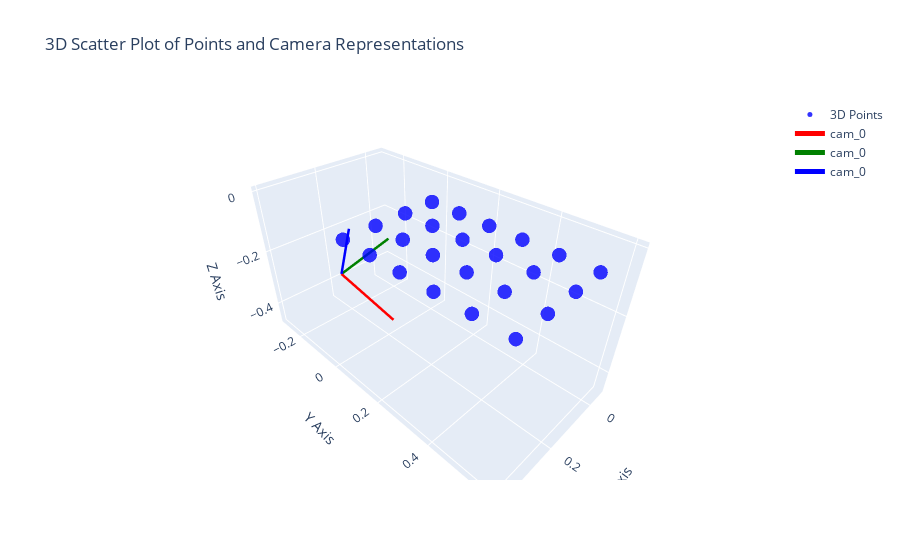

Notebook code for this chart:
### Markdown cell above
according to [docs](https://docs.opencv.org/4.x/d9/d0c/group__calib3d.html#gab3ab7bb2bdfe7d5d9745bb92d13f9564) the axis conventions are x: red, y: green and z: blue.

### Code cell
import plotly.graph_objects as go
from stl import mesh
def plot_3d_points_and_camera_centers(points, extrinsic_matrices):
    """
    Plots a 3D scatter plot of the given points and camera representations from extrinsic matrices.

    Parameters:
    - points: A 3xN NumPy array, where each column represents a point (x, y, z).
    - extrinsic_matrices: A list of 4x4 NumPy arrays representing the extrinsic matrices for each camera.
    """
    # Ensure points is a NumPy array
    points = np.asarray(points)

    # Check if the input is a 3xN array
    if points.shape[0] != 3:
        raise ValueError("Input points must be a 3xN NumPy array.")

    # Extract x, y, z coordinates
    x = points[0, :]
    y = points[1, :]
    z = points[2, :]

    # Create a 3D scatter plot for the points
    fig = go.Figure(data=[go.Scatter3d(
        x=x,
        y=y,
        z=z,
        mode='markers',
        marker=dict(
            size=5,
            color='blue',  # Marker color for points
            opacity=0.8
        ),
        name='3D Points'
    )])

    def create_camera_cone(extrinsic, name):
        # Transform the cone points using the extrinsic matrix
        rotation_matrix = extrinsic[:3, :3].T
        camera_center = -rotation_matrix @ extrinsic[:3, 3]

        # def rotate_and_translate(vertices, rotation_matrix, translation_vector):
        #     # Apply rotation
        #     rotated_vertices = vertices @ rotation_matrix.T  # Ensure correct shape
        #     # Apply translation
        #     translated_vertices = rotated_vertices + translation_vector
        #     return translated_vertices

        # # Load the STL file
        # your_mesh = mesh.Mesh.from_file('pyramid.stl')

        # # Extract vertices
        # vertices = your_mesh.vectors.reshape(-1, 3)

        # # Rotate and translate the frustum
        # transformed_vertices = rotate_and_translate(vertices, rotation_matrix, camera_center)

        # # Compute forward vector 
        # frustum = go.Mesh3d(
        #     x=transformed_vertices[:, 0],
        #     y=transformed_vertices[:, 1],
        #     z=transformed_vertices[:, 2],
        #     opacity=0.75,
        #     color='blue'
        # )

        # Create axes representing the camera's orientation
        axes_length = 0.25
        x_axis = go.Scatter3d(
            x=[camera_center[0], camera_center[0] + axes_length * rotation_matrix[0, 0]],
            y=[camera_center[1], camera_center[1] + axes_length * rotation_matrix[1, 0]],
            z=[camera_center[2], camera_center[2] + axes_length * rotation_matrix[2, 0]],
            mode='lines',
            line=dict(color='red', width=5),
            name=name
        )

        y_axis = go.Scatter3d(
            x=[camera_center[0], camera_center[0] + axes_length * rotation_matrix[0, 1]],
            y=[camera_center[1], camera_center[1] + axes_length * rotation_matrix[1, 1]],
            z=[camera_center[2], camera_center[2] + axes_length * rotation_matrix[2, 1]],
            mode='lines',
            line=dict(color='green', width=5),
            name=name
        )

        z_axis = go.Scatter3d(
            x=[camera_center[0], camera_center[0] + axes_length * rotation_matrix[0, 2]],
            y=[camera_center[1], camera_center[1] + axes_length * rotation_matrix[1, 2]],
            z=[camera_center[2], camera_center[2] + axes_length * rotation_matrix[2, 2]],
            mode='lines',
            line=dict(color='blue', width=5),
            name=name
        )

        return [x_axis, y_axis, z_axis]

    # Plot camera representations from extrinsic matrices
    for idx, extrinsic in enumerate(extrinsic_matrices):
        # Create the camera cone
        cone_point_objects = create_camera_cone(extrinsic, f"cam_{idx}")

        # Add the cone to the plot
        [fig.add_trace(cone_points) for cone_points in cone_point_objects]

    # Set the layout
    fig.update_layout(
        title='3D Scatter Plot of Points and Camera Representations',
        scene=dict(
            xaxis_title='X Axis',
            yaxis_title='Y Axis',
            zaxis_title='Z Axis'
        )
    )

    # Show the figure in the Jupyter Notebook
    fig.show()


# Define a list of extrinsic matrices (4x4)
extrinsic_matrices = [
    camera_extrinsics
]

# Call the function to plot the points and camera representations
plot_3d_points_and_camera_centers(world_corners.T, extrinsic_matrices)

### Figure 1 — Plotly figure (JSON) as saved in the notebook; plotly's stock layout.template omitted (floating-point values rounded to 4 significant figures)
{"data": [{"marker": {"color": "blue", "opacity": 0.8, "size": 5}, "mode": "markers", "name": "3D Points", "type": "scatter3d", "x": [0.1, 0.2, 0.3, 0.4, 0.1, 0.2, 0.3, 0.4, 0.1, 0.2, 0.3, 0.4, 0.1, 0.2, 0.3, 0.4, 0.1, 0.2, 0.3, 0.4, 0.1, 0.2, 0.3, 0.4], "y": [0.1, 0.1, 0.1, 0.1, 0.2, 0.2, 0.2, 0.2, 0.3, 0.3, 0.3, 0.3, 0.4, 0.4, 0.4, 0.4, 0.5, 0.5, 0.5, 0.5, 0.6, 0.6, 0.6, 0.6], "z": [0, 0, 0, 0, 0, 0, 0, 0, 0, 0, 0, 0, 0, 0, 0, 0, 0, 0, 0, 0, 0, 0, 0, 0]}, {"line": {"color": "red", "width": 5}, "mode": "lines", "name": "cam_0", "type": "scatter3d", "x": [0.1892, 0.1489], "y": [-0.2579, -0.03336], "z": [-0.3611, -0.4635]}, {"line": {"color": "green", "width": 5}, "mode": "lines", "name": "cam_0", "type": "scatter3d", "x": [0.1892, -0.05679], "y": [-0.2579, -0.2861], "z": [-0.3611, -0.3263]}, {"line": {"color": "blue", "width": 5}, "mode": "lines", "name": "cam_0", "type": "scatter3d", "x": [0.1892, 0.2088], "y": [-0.2579, -0.1515], "z": [-0.3611, -0.1357]}], "layout": {"scene": {"xaxis": {"title": {"text": "X Axis"}}, "yaxis": {"title": {"text": "Y Axis"}}, "zaxis": {"title": {"text": "Z Axis"}}}, "title": {"text": "3D Scatter Plot of Points and Camera Representations"}}}
